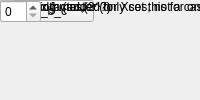
<?xml version="1.0" encoding="UTF-8"?>
<ui version="4.0">
 <class>MainWindow</class>
 <widget class="QMainWindow" name="MainWindow">
  <property name="windowTitle"><string>VLA DTS Receiver</string></property>
  <widget class="QWidget" name="centralwidget">
   <!-- NOTE: this is a simplified structural mirror of the generated
        <module>_ui.py, not a full round-trip Designer file. Regenerate
        both from the same spec if you need to edit layout by hand. -->
       <widget class="QLabel" name="label_port">
     <property name="text"><string>Which port(s)?</string></property>
    </widget>
       <widget class="QComboBox" name="port">
     <item><property name="text"><string>qsfp_a_b_c</string></property></item>
     <item><property name="text"><string>firefly0</string></property></item>
     <item><property name="text"><string>firefly1</string></property></item>
    </widget>
       <widget class="QLabel" name="label_is_master">
     <property name="text"><string>Is clocking master (only set this for one DTS block)</string></property>
    </widget>
       <widget class="QCheckBox" name="is_master"/>
       <widget class="QLabel" name="label_mux_factor_bits">
     <property name="text"><string>Multiplex factor (2^?)</string></property>
    </widget>
       <widget class="QSpinBox" name="mux_factor_bits"/>
       <widget class="QLabel" name="label_data_width">
     <property name="text"><string>Data Width (added for Xcos; not a casper_library mask param)</string></property>
    </widget>
       <widget class="QSpinBox" name="data_width"/>
  </widget>
 </widget>
 <resources/>
 <connections/>
</ui>
